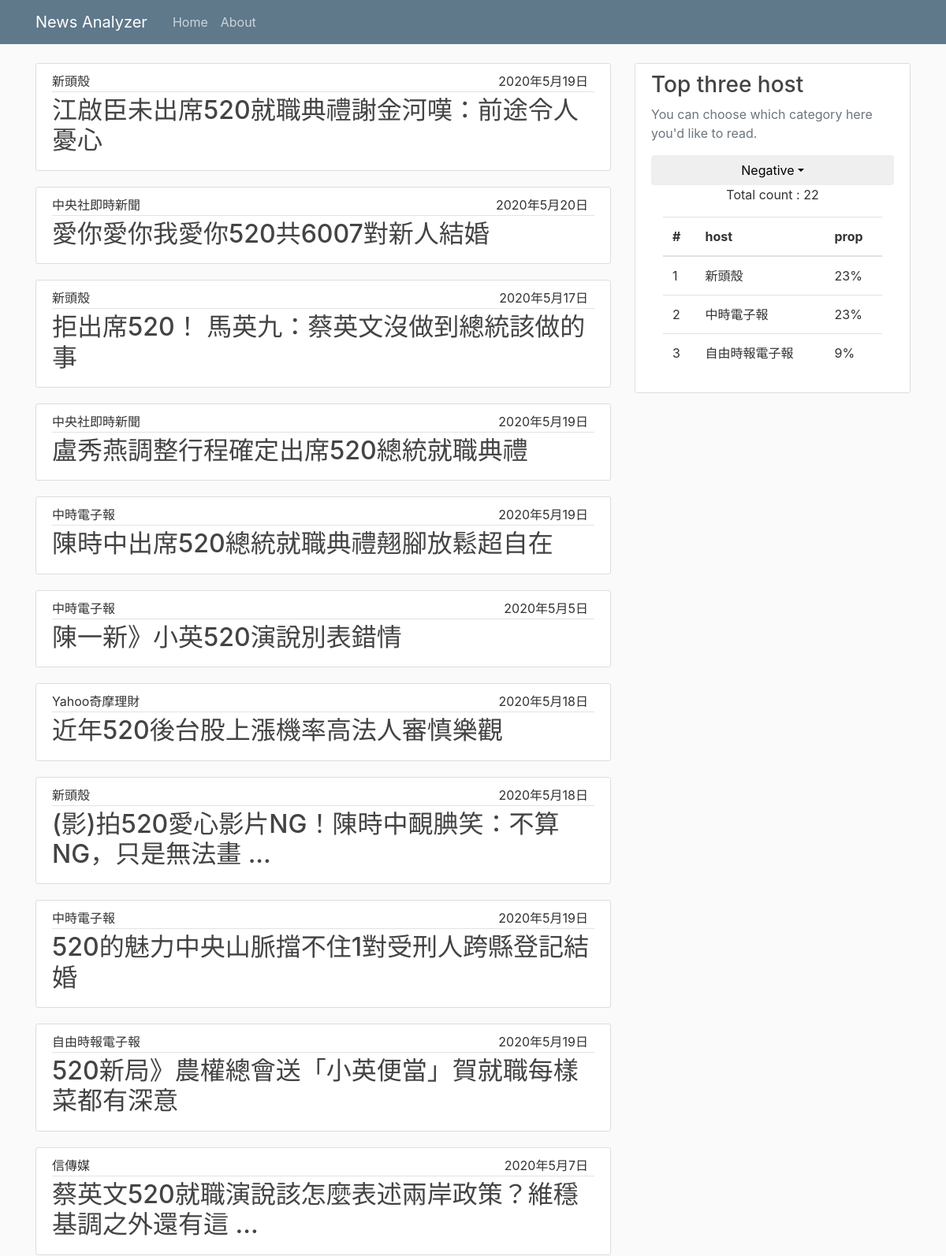
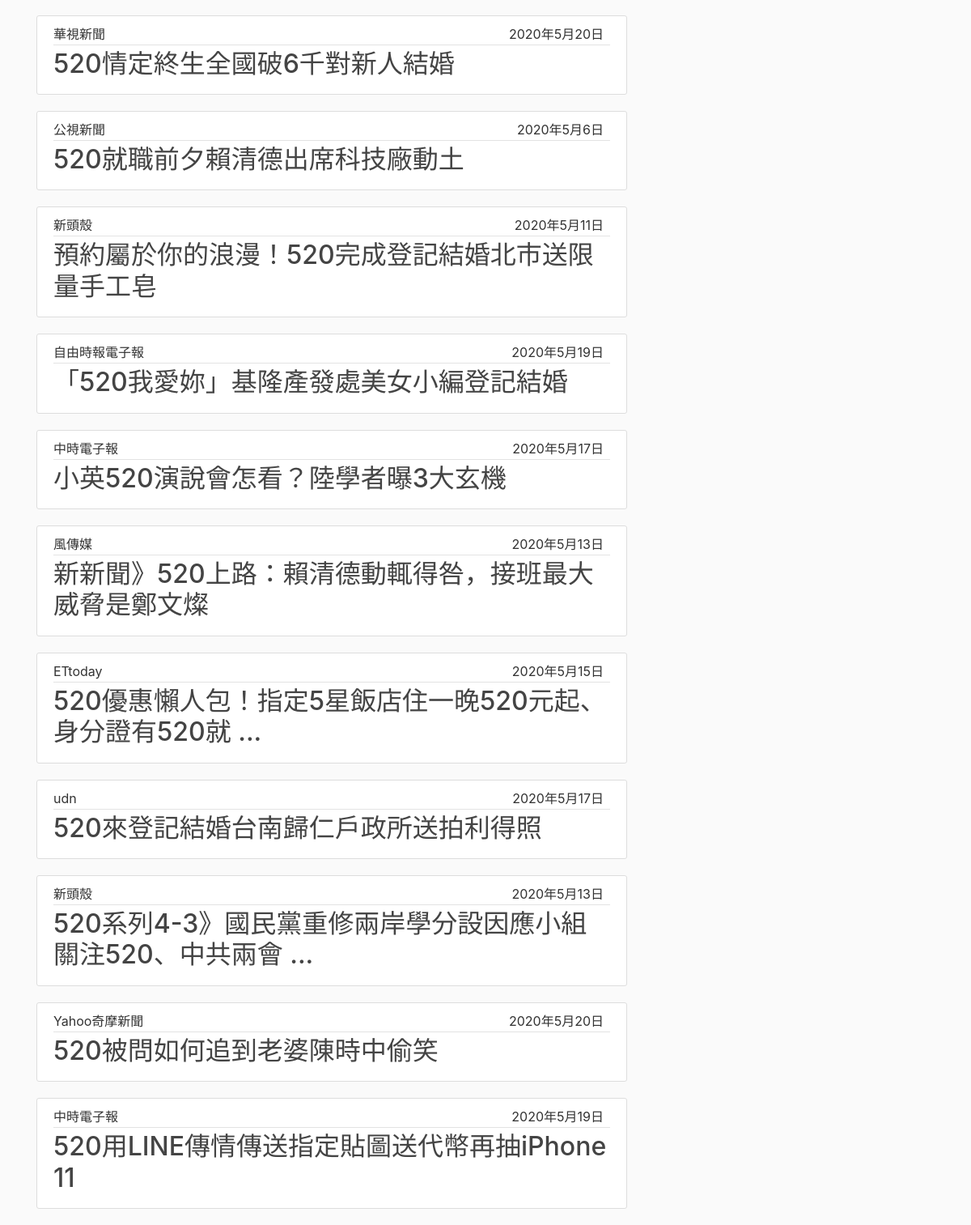
The app's page /result/neg with its own data (2 pictures, top to bottom).
### analyzer/models.py (models this page shows, shortened)
class CrawlPage(models.Model):
    title = models.CharField(max_length = 100)
    category = models.CharField(max_length = 100)
    segment = models.CharField(max_length = 100)
    host = models.CharField(max_length = 100)
    url = models.CharField(max_length = 100)
    time = models.CharField(max_length = 100)
    class Meta:
        db_table = "CrawlPage"

### analyzer/views.py (the view)
# urls.py: path('result/neg', views.negative, name='analyzer-Negative'),
def negative(request):
    conn = sqlite3.connect("./db.sqlite3")
    cursor = conn.cursor()
    sql = "SELECT COUNT(*) FROM Crawlpage WHERE category = \'negative\'"
    cursor.execute(sql)
    result = cursor.fetchone()
    total_count = result[0]
    sql = "SELECT host, COUNT() AS COUNT FROM Crawlpage WHERE category = \'negative\' GROUP BY host ORDER BY COUNT DESC limit 3"
    cursor.execute(sql)
    row = cursor.fetchall()
    context = {
        'title': 'Result',
        'total_count': total_count,
    }
    if total_count > 0:
        context.update({'crawlPages': CrawlPage.objects.filter(category='negative')})
    if len(row) > 0:
        context.update({'first': row[0][0]})
        context.update({'first_count': row[0][1]})
        context.update({'first_per': round(row[0][1] / total_count * 100)})
    if len(row) > 1:
        context.update({'second': row[1][0]})
        context.update({'second_count': row[1][1]})
        context.update({'second_per': round(row[1][1] / total_count * 100)})
    if len(row) > 2:
        context.update({'third': row[2][0]})
        context.update({'third_count': row[2][1]})
        context.update({'third_per': round(row[2][1] / total_count * 100)})
    conn.close()
    return render(request, 'analyzer/result-neg.html', context)

### analyzer/templates/analyzer/result-neg.html (shortened to what this page needs)
{% extends "analyzer/result-base.html" %}
{% block choice %}
  <div class="dropdown">
    <button class="btn btn-block dropdown-toggle" type="button" id="dropdownMenuButton" data-toggle="dropdown" aria-haspopup="true" aria-expanded="false">Negative</button>
  </div>
{% endblock choice %}

### analyzer/templates/analyzer/result-base.html
{% extends "analyzer/base.html" %}
{% block content %}
    {% if crawlPages %}
        <div class="col-md-8">
            {% for crawlPage in crawlPages %}
                <article class="media content-section">
                    <div class="media-body">
                        <div class="article-metadata">
                            <a class="mr-2">{{ crawlPage.host }}</a>
                            <a class="mr-2 float-right">{{ crawlPage.time }}</a>
                        </div>
                        <h2><a class="article-title" href={{ crawlPage.url }}>{{ crawlPage.title }}</a></h2>
                    </div>
                </article>
            {% endfor %}
        </div>
    {% else %}
        <div class="col-md-8">
            <h2><a class="article-title">No result. Maybe uncorrect date.Try another keyword or date or category.</a>
            </h2>
        </div>
    {% endif %}
    <div class="col-md-4">
        <div class="content-section">
            <h3>Top three host</h3>
            <p class='text-muted'>You can choose which category here you'd like to read.
                {% block choice %}{% endblock choice %}
                <div class="container">
            <p class='text-center'>Total count : {{ total_count }}</p>
            {% if first %}
                <table class="table">
                    <thead>
                    <tr>
                        <th>#</th>
                        <th>host</th>
                        <th>prop</th>
                    </tr>
                    </thead>
                    <tbody>
                    <tr>
                        <td>1</td>
                        <td>{{ first }}</td>
                        <td>{{ first_per }}%</td>
                    </tr>
                    {% if second %}
                        <tr>
                            <td>2</td>
                            <td>{{ second }}</td>
                            <td>{{ second_per }}%</td>
                        </tr>
                    {% endif %}
                    {% if third %}
                        <tr>
                            <td>3</td>
                            <td>{{ third }}</td>
                            <td>{{ third_per }}%</td>
                        </tr>
                    {% endif %}
                    </tbody>
                </table>
            {% endif %}
        </div>
        </p>
    </div>
    </div>
{% endblock content %}

### analyzer/static/analyzer/main.css (style rules this page uses)
body { background: #fafafa; color: #333333; margin-top: 5rem; }
h1, h2, h3, h4, h5, h6 { color: #444444; }
.content-section { background: #ffffff; padding: 10px 20px; border: 1px solid #dddddd; border-radius: 3px; margin-bottom: 20px; }
.article-title { color: #444444; }
.article-metadata { padding-bottom: 1px; margin-bottom: 4px; border-bottom: 1px solid #e3e3e3 }

### records on screen
CrawlPage: host "新頭殼", time "2020年5月19日", title "江啟臣未出席520就職典禮謝金河嘆：前途令人憂心"
CrawlPage: host "中央社即時新聞", time "2020年5月20日", title "愛你愛你我愛你520共6007對新人結婚"
CrawlPage: host "新頭殼", time "2020年5月17日", title "拒出席520！ 馬英九：蔡英文沒做到總統該做的事"
CrawlPage: host "中央社即時新聞", time "2020年5月19日", title "盧秀燕調整行程確定出席520總統就職典禮"
CrawlPage: host "中時電子報", time "2020年5月19日", title "陳時中出席520總統就職典禮翹腳放鬆超自在"
CrawlPage: host "中時電子報", time "2020年5月5日", title "陳一新》小英520演說別表錯情"
CrawlPage: host "Yahoo奇摩理財", time "2020年5月18日", title "近年520後台股上漲機率高法人審慎樂觀"
CrawlPage: host "新頭殼", time "2020年5月18日", title "(影)拍520愛心影片NG！陳時中靦腆笑：不算NG，只是無法畫 ..."
CrawlPage: host "中時電子報", time "2020年5月19日", title "520的魅力中央山脈擋不住1對受刑人跨縣登記結婚"
CrawlPage: host "自由時報電子報", time "2020年5月19日", title "520新局》農權總會送「小英便當」賀就職每樣菜都有深意"
CrawlPage: host "信傳媒", time "2020年5月7日", title "蔡英文520就職演說該怎麼表述兩岸政策？維穩基調之外還有這 ..."
CrawlPage: host "華視新聞", time "2020年5月20日", title "520情定終生全國破6千對新人結婚"
CrawlPage: host "公視新聞", time "2020年5月6日", title "520就職前夕賴清德出席科技廠動土"
CrawlPage: host "新頭殼", time "2020年5月11日", title "預約屬於你的浪漫！520完成登記結婚北市送限量手工皂"
CrawlPage: host "自由時報電子報", time "2020年5月19日", title "「520我愛妳」基隆產發處美女小編登記結婚"
CrawlPage: host "中時電子報", time "2020年5月17日", title "小英520演說會怎看？陸學者曝3大玄機"
CrawlPage: host "風傳媒", time "2020年5月13日", title "新新聞》520上路：賴清德動輒得咎，接班最大威脅是鄭文燦"
CrawlPage: host "ETtoday", time "2020年5月15日", title "520優惠懶人包！指定5星飯店住一晚520元起、身分證有520就 ..."
CrawlPage: host "udn", time "2020年5月17日", title "520來登記結婚台南歸仁戶政所送拍利得照"
CrawlPage: host "新頭殼", time "2020年5月13日", title "520系列4-3》國民黨重修兩岸學分設因應小組關注520、中共兩會 ..."
CrawlPage: host "Yahoo奇摩新聞", time "2020年5月20日", title "520被問如何追到老婆陳時中偷笑"
CrawlPage: host "中時電子報", time "2020年5月19日", title "520用LINE傳情傳送指定貼圖送代幣再抽iPhone 11"

### other values on screen
{{ total_count }} "22"
{{ first }} "新頭殼"
{{ first_per }} "23"
{{ second }} "中時電子報"
{{ second_per }} "23"
{{ third }} "自由時報電子報"
{{ third_per }} "9"
